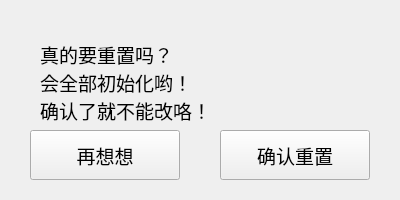
<?xml version="1.0" encoding="UTF-8"?>
<ui version="4.0">
 <class>ask_reset</class>
 <widget class="QWidget" name="ask_reset">
  <property name="geometry">
   <rect>
    <x>0</x>
    <y>0</y>
    <width>400</width>
    <height>200</height>
   </rect>
  </property>
  <property name="sizePolicy">
   <sizepolicy hsizetype="Fixed" vsizetype="Fixed">
    <horstretch>0</horstretch>
    <verstretch>0</verstretch>
   </sizepolicy>
  </property>
  <property name="windowTitle">
   <string>真的要重置吗</string>
  </property>
  <widget class="QPushButton" name="yes">
   <property name="geometry">
    <rect>
     <x>220</x>
     <y>130</y>
     <width>150</width>
     <height>50</height>
    </rect>
   </property>
   <property name="font">
    <font>
     <family>TsangerYuMo W03</family>
     <pointsize>14</pointsize>
    </font>
   </property>
   <property name="text">
    <string>确认重置</string>
   </property>
  </widget>
  <widget class="QPushButton" name="no">
   <property name="geometry">
    <rect>
     <x>30</x>
     <y>130</y>
     <width>150</width>
     <height>50</height>
    </rect>
   </property>
   <property name="font">
    <font>
     <family>TsangerYuMo W03</family>
     <pointsize>14</pointsize>
    </font>
   </property>
   <property name="text">
    <string>再想想</string>
   </property>
  </widget>
  <widget class="QLabel" name="icon_stella">
   <property name="geometry">
    <rect>
     <x>260</x>
     <y>20</y>
     <width>100</width>
     <height>100</height>
    </rect>
   </property>
   <property name="text">
    <string/>
   </property>
  </widget>
  <widget class="QLabel" name="text">
   <property name="geometry">
    <rect>
     <x>40</x>
     <y>40</y>
     <width>201</width>
     <height>81</height>
    </rect>
   </property>
   <property name="font">
    <font>
     <family>TsangerYuMo W03</family>
     <pointsize>14</pointsize>
    </font>
   </property>
   <property name="text">
    <string>真的要重置吗？           会全部初始化哟！                           确认了就不能改咯！</string>
   </property>
   <property name="alignment">
    <set>Qt::AlignLeading|Qt::AlignLeft|Qt::AlignTop</set>
   </property>
   <property name="wordWrap">
    <bool>true</bool>
   </property>
  </widget>
 </widget>
 <resources/>
 <connections/>
</ui>
